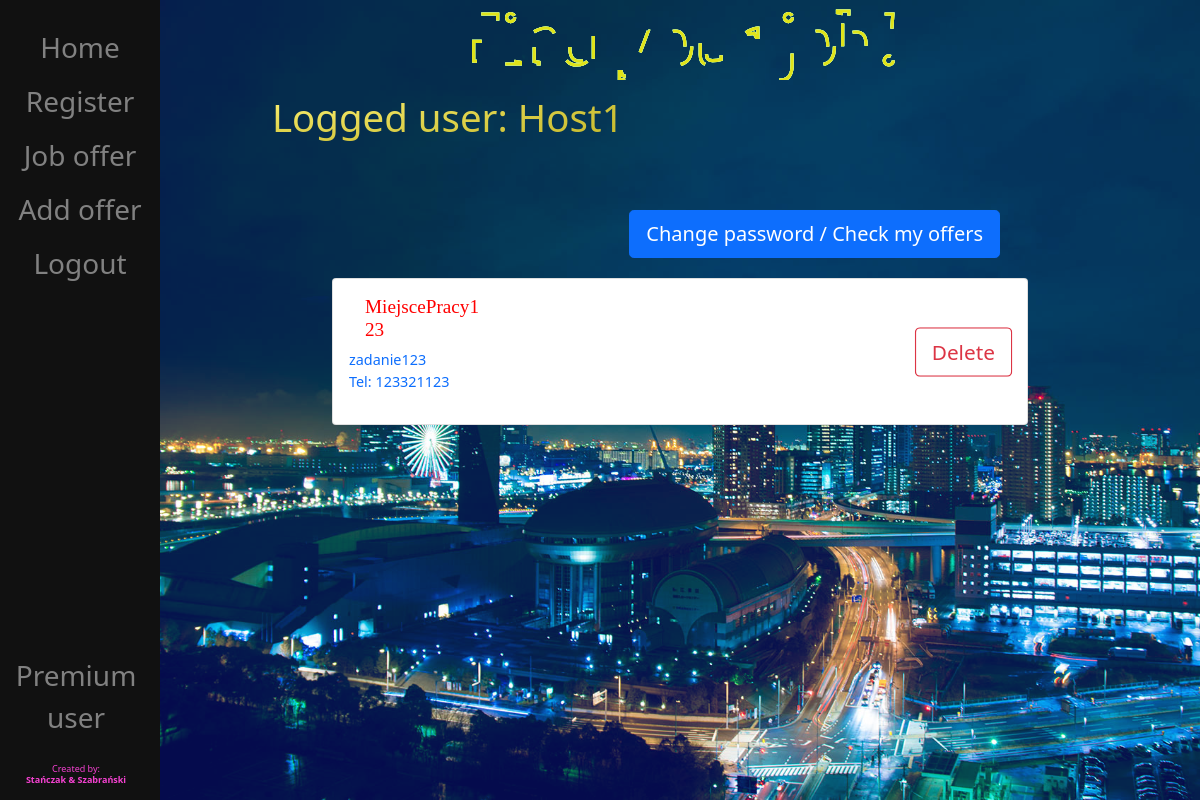
The app's page / (signed in), older data.
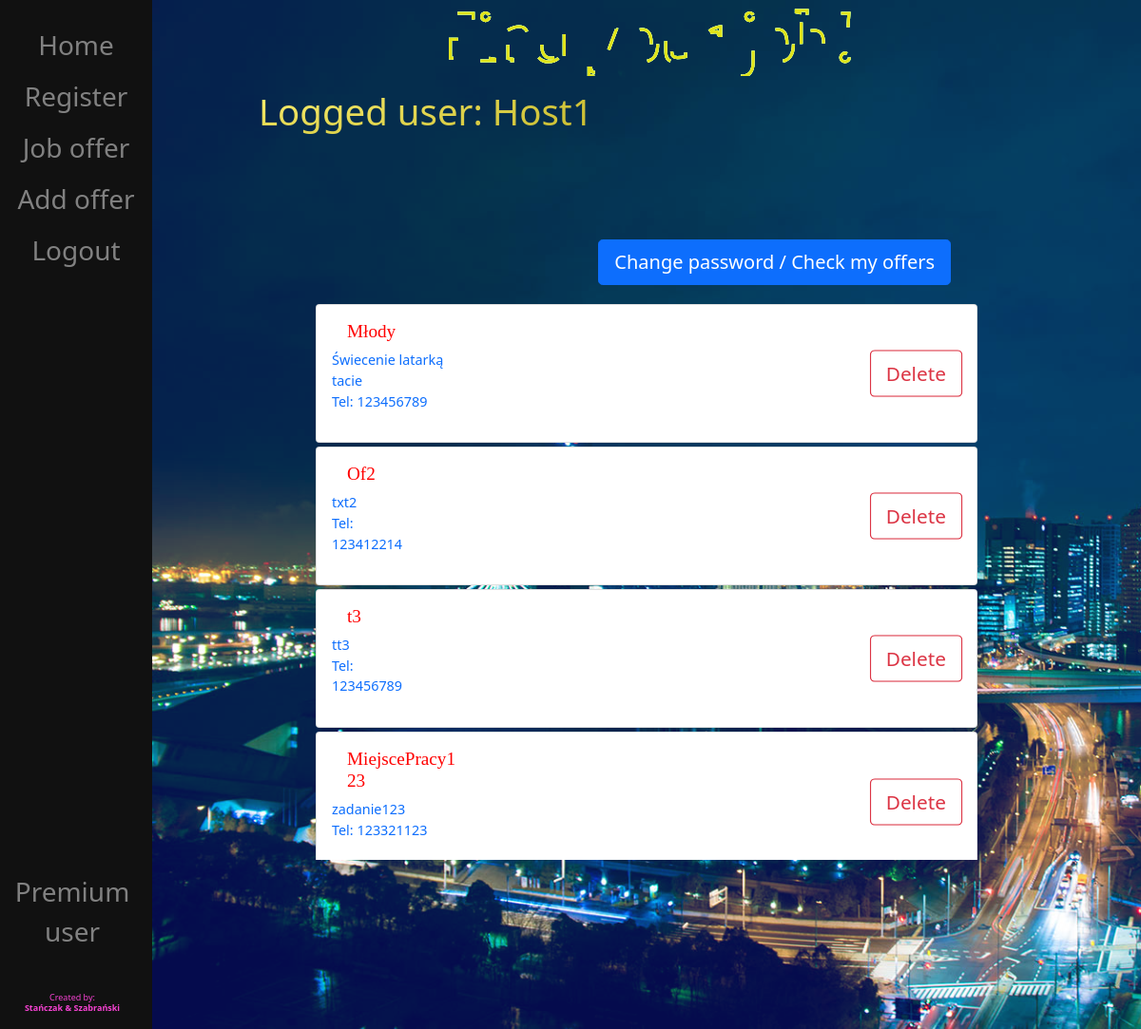
The same page, newer data.
### SZO/models.py (models this page shows, shortened)
class JobOffer(models.Model):
    user = models.ForeignKey(User, on_delete=models.CASCADE)
    title = models.CharField(max_length=40)
    text = models.CharField(max_length=1000)
    city = models.CharField(max_length=100, default='Warszawa')
    tel_number = models.CharField(max_length=9)
    image = models.ImageField(upload_to='images/', null=True, blank=True)
    latitude = models.CharField(max_length=200,default=0)
    longitude = models.CharField(max_length=200, default=0)
    def getText(self):
        return self.text
    def getTitle(self):
        return self.title
    def getTel(self):
        return self.tel_number
    def getUsername(self):
        return str(self.user)

### SZO/views.py (the view)
# urls.py: path("", views.home, name="home"),
def home(request):
    offers = JobOffer.objects.all()
    perPage = 3
    p = Paginator(offers, perPage)
    page = request.GET.get('page')
    offersList = p.get_page(page)
    if request.method == 'POST':
        form = PasswordChangeForm(request.user, request.POST)
        if form.is_valid():
            user = form.save()
            update_session_auth_hash(request, user)
            messages.success(request, 'Your password was successfully updated!')
            return redirect('/')
        else:
            form = PasswordChangeForm()
    else:
        form = PasswordChangeForm(request.user)
        return render(request, 'SZO/home.html',
                      {'form': form,
                       "offers": offers,
                       "offersList": offersList}
                      )

### SZO/templates/SZO/home.html (shortened to what this page needs)
{% extends 'SZO/base.html' %}
{% load static %}
{% load crispy_forms_tags %}
{% block content %}
    <head>
        <link href="{% static 'advs.css' %}" rel="stylesheet">
    </head>
    {% if user.is_authenticated %}
        <header>
            <h1 class="header-1">Logged user: {{ user }}</h1>
        </header>
        <div class="switch">
            <button onclick="toggle();" class="btn btn-lg btn-primary btn-block">Change password / Check my offers
            </button>
        </div>
        <div class="jobOffer">
            <form id="myOwnOffer">
                {% if user.groups.all.0.name == 'host' %}
                    {% for offer in offers %}
                        {% if request.user.username == offer.getUsername %}
                            <a href="/details/{{ offer.id }}">
                                <div class="card">
                                    <div class="card-body">
                                        <div id="card-content">
                                            <h5>{{ offer.getTitle }}</h5>
                                            <p class="single-offer">{{ offer.getText }}<br>
                                                Tel: {{ offer.getTel }}</p>
                                        </div>
                                        <div class="delete"><a href="{% url 'delete' offer.id %}"
                                                               class="btn btn-outline-danger">Delete</a></div>
                                    </div>
                                </div>
                            </a>
                        {% endif %}
                    {% endfor %}
                {% endif %}
            </form>
        </div>
    {% else %}
        <div class="notLogged">
            <h1>You are not logged in!</h1><br>
            <p>Login to use website <a href="/login">here</a></p>
        </div>
    {% endif %}
{% endblock %}

### SZO/templates/SZO/base.html (shortened to what this page needs)
{% load static %}
<!DOCTYPE html>
<html lang="en">
<head>
    <link href="https://cdn.jsdelivr.net/npm/bootstrap@5.1.3/dist/css/bootstrap.min.css" rel="stylesheet"
>
    <link href="{% static 'base.css'%}" rel="stylesheet">
</head>
<body>
<div class="sidenav">
    <a href="/">Home</a>
    <a href="/register">Register</a>
    {% if user.is_authenticated %}
    <a href="/offer">Job offer</a>
    {% if user.groups.all.0.name == 'host' %}
        <a href="/addOffer">Add offer</a>
    {% endif %}
    <a href="/logout">Logout</a>
    <div class="absolute"><a href="/premiumUser">Premium user</a></div>
    {% else %}
    <a href="/login">Login</a>
    {% endif %}
    <h6>Created by:<br><b>Stańczak & Szabrański</b></h6>
</div>
<div id="content" class="main">
    <div class="row justify-content-center">
        <div class="col-8">
        </div>
        {% block content %}
        {% endblock %}
    </div>
</div>
</body>
</html>

### SZO/static/base.css (style rules this page uses)
html, body { width: 100%; height: 100%; overflow: hidden; background-color: #021027; }
html, .main { color: #f1f1f1; }
header { width: 100%; height: 15vh; display: inline-block; flex-direction: column; align-items: center; }
header h1 { position: relative; left: 10%; width: 80%; height: 100%; margin-top: 1.2vw; font-size: 3.2vw; color: transparent; -webkit-background-clip: text; background-clip: text; }
header .header-1 { background-image: repeating-radial-gradient(farthest-side at 2px 8px, #faee6e, #c7ba2e, #786f0d); }
.sidenav { height: 100%; width: 160px; position: fixed; z-index: 1; top: 0; left: 0; background-color: #111; overflow-x: hidden; padding-top: 20px; text-align: center; }
.sidenav a { padding: 6px 8px 6px 8px; text-decoration: none; color: #818181; display: block; font-size: 28px; transition: all 0.5s ease; transform: scale(1); }
.main { margin-left: 160px; padding: 0px 10px; height: 100%; background-image: url("images/sky.jpg"); background-size: cover; background-color: #050b4d; background-blend-mode: lighten; }
div.absolute { position: absolute; width: 95%; bottom: 7%; }
.sidenav h6 { font-size: 9px; color: #f542d1; position: absolute; width: 95%; bottom: 0.8%; }
button { margin: 10px; }
svg { display: block; font: 18.0em 'Montserrat'; width: auto; height: 80px; margin: auto; }

### SZO/static/advs.css (style rules this page uses)
h5 { font-size: 1.6vw; font-family: Copperplate, Papyrus, fantasy; color: rgb(255, 0, 0); margin-left:16px; }
.switch { position:relative; display:flex; z-index:1; justify-content:right; margin-right: 30vw; }
div.delete { position:relative; display:flex; align-items:center; justify-content:center; margin-right:10px; transform: scale(1.3); }
div.jobOffer { overflow-y: scroll; overflow-x: hidden; margin-left: 20px; margin-right: 20px; margin-top: 10px; margin-bottom: 10px; width: 60vw; height: 54vh; }
div.card { margin-bottom:4px; }
div.card-body { color:black; font-size:1.2vw; display: flex; align-items: center; justify-content: space-between; }
* { overflow-y: scroll; overflow-x: hidden; }
#card-content { float: left; width: 90%; }

Row changes from the older to the newer data that the page shows:
added JobOffer: getTitle "Młody", getText "Świecenie latarką tacie", getTel "123456789"
added JobOffer: getTitle "Of2", getText "txt2", getTel "123412214"
added JobOffer: getTitle "t3", getText "tt3", getTel "123456789"
